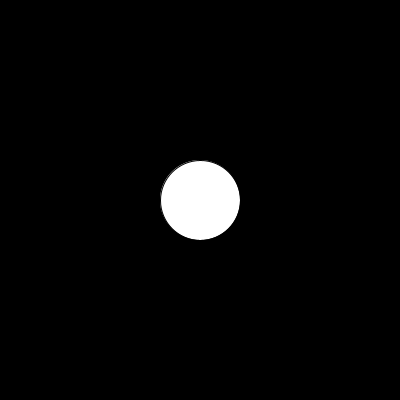
Frame 1 (no input)
Frame 60 (the mouse pressed at the canvas centre just before this capture): identical to frame 1, image omitted
Frame 120 (the mouse held since frame 60 and released just before this capture): identical to frame 1, image omitted

The Processing sketch that drew this single still picture (run headless with seeded random() and noise(); from frame 60 on, the mouse is pressed at the canvas centre):

// Processing sketch: cambiaColorConTeclas
// ── cambiaColorConTeclas.pde
int px, py;
color relleno;
int tam;
void setup() {
  size(400, 400);
  px = width/2;
  py = height/2;
  relleno = color(255);
  tam = width/5; //
}
void draw() {
  background(0);
  fill(relleno);
  ellipse(px, py, tam, tam);
}
void keyPressed() {
  if (keyCode==RIGHT && px<width-tam/2) {
    px += tam;
    //px = px+100;
    relleno = color(255, 0, 0);
  }
  if (keyCode==LEFT && px> tam/2) {
    px -= tam;
    relleno = color(0, 0, 255);
  }
  if (keyCode==UP) { // completar subir
    py -= tam;
    relleno = color(0, 255, 0);
  }
  if (keyCode==DOWN) { // completar bajar
    py += tam;
    relleno = color(255, 255, 0);
  }
}
